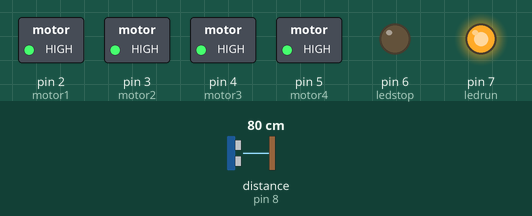
This sketch was run on a simulated Arduino Nano, built with avr-gcc and run on an emulated ATmega328P. Shown: switched loads named in the sketch (green lamp = pin HIGH), output pins drawn as LEDs (lit = HIGH). Wiring (inferred from the names in the program): ultrasonic range finder: trigger pin 9; echo pin 8. The test bench sets the inputs (shaded band); at power-on: distance to the obstacle (sensor on pin 8) 80 cm. The echo pulse lasts 58.3 µs per cm; pins used as bus, display or sensor lines are not drawn; what the sketch prints to the serial monitor is not drawn.

Above: at 1.2 s.
1.3 s: distance to the obstacle (sensor on pin 8) set to 2 cm
At 2.1 s:
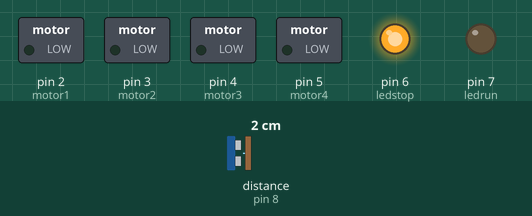
2.8 s: distance to the obstacle (sensor on pin 8) set to 60 cm
At 3.3 s:
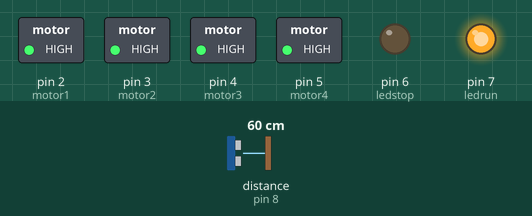
4.3 s: distance to the obstacle (sensor on pin 8) set to 4 cm
At 5.7 s:
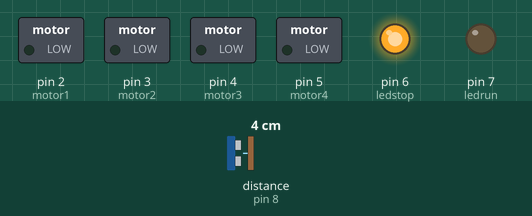
Timing chart, 0 to 7.3 s (numbered marks = the images above; inputs shaded):
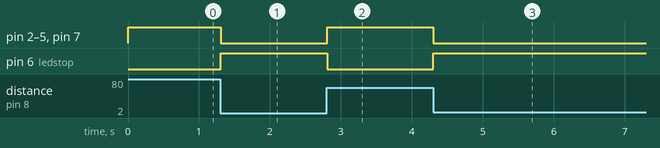

Measured:
- after the input at 1.3 s, pin 2 (motor1), pin 3 (motor2), pin 4 (motor3), pin 5 (motor4), pin 7 (ledrun): HIGH → LOW at once; pin 6 (ledstop): LOW → HIGH at once
- after the input at 2.8 s, pin 2 (motor1), pin 3 (motor2), pin 4 (motor3), pin 5 (motor4), pin 7 (ledrun): LOW → HIGH at once; pin 6 (ledstop): HIGH → LOW at once
- after the input at 4.3 s, pin 2 (motor1), pin 3 (motor2), pin 4 (motor3), pin 5 (motor4), pin 7 (ledrun): HIGH → LOW at once; pin 6 (ledstop): LOW → HIGH at once

The sketch:

Program_Arduino_nano_control_transistor.ino
```cpp
//inisialisasi pin yang dipakai menuju ic l293d
#define motor1 2
#define motor2 3
#define motor3 4
#define motor4 5
//inisialisasi pin yang dipakai untuk output LED
#define ledstop 6
#define ledrun 7

//inisialisasi sensor ultrasonik
int echoPin = 8;
int trigPin = 9;

void setup() {
  //Serial yang dipakai untuk print pada serial monitor
  Serial.begin(115200);
  //Mode yang digunakan saat Arduino nano Aktif
  pinMode(motor1, OUTPUT);
  pinMode(motor2, OUTPUT);
  pinMode(motor3, OUTPUT);
  pinMode(motor4, OUTPUT);
  pinMode(ledstop, OUTPUT);
  pinMode(ledrun, OUTPUT);

  pinMode(echoPin, INPUT);
  pinMode(trigPin, OUTPUT);

}

float ultrasonik(){  //membuat fungsi ultrasonik untuk mendapatkan jarak dari sensor ultrasonik menggunakan rumus
  digitalWrite(trigPin, LOW);
  delayMicroseconds(2);
  digitalWrite(trigPin, HIGH);
  delayMicroseconds(10);
  digitalWrite(trigPin, LOW);
  int durasiPantulan = pulseIn(echoPin, HIGH);
  return durasiPantulan * 0.034 / 2; //membuat nilai dari fungsi ultrasonik menjadi hasil perhitungan durasi*0,034/2
}


void loop() {
  //tipe data 32 bit
  float jarak = ultrasonik();
  //jika jarak lebih dari sama dengan 36 Cm maka gate IC BC547 akan aktif
  if(jarak>=36){
  digitalWrite(ledrun, HIGH);
  digitalWrite(motor1, HIGH);
  digitalWrite(motor2, HIGH);
  digitalWrite(motor3, HIGH);
  digitalWrite(motor4, HIGH);

  Serial.println(jarak);
  }
  //jika jarak kurang dari sama dengan 35 Cm maka gate IC BC547 akan nonaktif
  if(jarak<=35){
  digitalWrite(motor1, LOW);
  digitalWrite(motor2, LOW);
  digitalWrite(motor3, LOW);
  digitalWrite(motor4, LOW);
  Serial.println(jarak);
  }

  //jika jarak lebih dari sama dengan 36 Cm maka led hijau akan menyala
  if((jarak>=36) && (jarak !=0)){
  digitalWrite(ledrun, HIGH);
  }
  else{
  digitalWrite(ledrun, LOW);
  }
  //jika jarak kurang dari sama dengan 35 dan jarak lebih dari sama dengan 1 maka led merah menyala
  if((jarak<=35) && (jarak >= 1 )){
  digitalWrite(ledstop, HIGH);
  //dibuat range lebih dari sama dengan 1
  }
  //jika tidak led merah akan mati
  else{ //jika tidak led merah akan mati
  digitalWrite(ledstop, LOW);

  }
}
```
